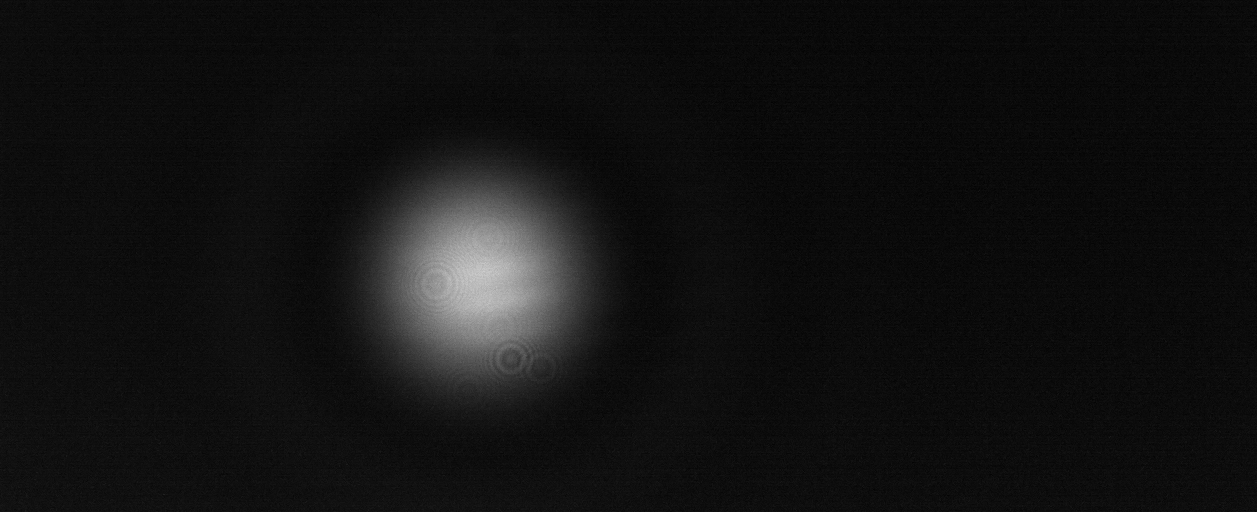
#> input picture photos/disque1mm.png, 1257 x 512 px, found by its file name
$ python 'Fonction de Bessel ordre 1.py'
#> lines starting #> are read from the running program, lines starting #| are printed output that depends on the picture
from PIL import Image
import matplotlib.pyplot as plt
import numpy as np
import scipy.special as sp

tacheDiffraction = Image.open("disque1mm.png")
#> tacheDiffraction is the input picture: PIL image 1257x512 RGBA; mean R, G, B, A 17.9, 17.9, 17.9, 255

tacheDiffractionGris = tacheDiffraction.convert("L")
data = np.asarray(tacheDiffractionGris)
hauteur = data.shape[0]
#> hauteur = 512
longueur = data.shape[1]
#> longueur = 1257

taillePixel = 5.3*10**(-6)
D = 80*10**(-2)
a = 1*10**(-3) #diamètre de la pupille ET PAS LE RAYON, VERIFIER DANS CR
LAMBDA = 632.8*10**(-9)
ALPHA =((np.pi * a)/(LAMBDA*D)) #cf commentaire d'après pour l'explication sur ce alpha

tailleCache = 25

maxHauteur = np.where(data == np.max(data))[0][0]
#> maxHauteur = 271
maxLongueur = np.where(data == np.max(data))[1][0]
#> maxLongueur = 483

#Crééer un cache
cacheImage = data[maxHauteur - tailleCache // 2 : maxHauteur + tailleCache // 2 + 1, :]
# Moyenne sur un certain nombre de lignes
valeurPixel = np.mean(cacheImage, axis=0) #/np.max(np.mean(cacheImage, axis=0)) #courbe moyennée
#> valeurPixel = 1257 values, max 191.1 at index 480, min 8.64 at index 1104, mean 32.59
valeurPixel = valeurPixel - min(valeurPixel)
#> valeurPixel = 1257 values, max 182.4 at index 480, min 0 at index 1104, mean 23.95

listeNumero = np.linspace(0, longueur, longueur) #[0, 1, 2, ..., n]
#> listeNumero = 1257 values from 0 to 1257
listeY = np.array(list(map(lambda x: x*taillePixel, listeNumero))) #on veut l'abcisse y sur l'axe, je tranforme en micromètre
#> listeY = 1257 values from 0 to 0.00666
listeYCentree = np.array(list(map(lambda x: x - maxLongueur*taillePixel, listeY))) #bessel a un max en 0, je centre le max de ma tache en 0
#> listeYCentree = 1257 values from -0.00256 to 0.0041
listeYA = np.array(list(map(lambda x: ((x*taillePixel) - maxLongueur*taillePixel)*ALPHA, listeNumero)))
#> listeYA = 1257 values from -15.89 to 25.46

EPSILON = []
J1 = sp.j1(listeYA)
#> J1 = 1257 values, max 0.582 at index 539, min -0.582 at index 427, mean -0.00744
EPSILON = np.abs(2*J1/(listeYA))**2
#> EPSILON = 1257 values, max 1 at index 483, min 5.69e-11 at index 983, mean 0.082

max_value = np.max(valeurPixel)
#> max_value = 182.4

plt.figure()
plt.plot(listeYCentree, valeurPixel, label="Courbe centrée")
plt.plot(listeYCentree, max_value*EPSILON, label="|J1(pi*x)/pi*x|²")
plt.legend()
plt.title("Valeurs du niveau de gris des pixels normalisée à l'unitée")
plt.xlabel("Position (micromètre)")
plt.ylabel("Niveau de gris")
plt.show()
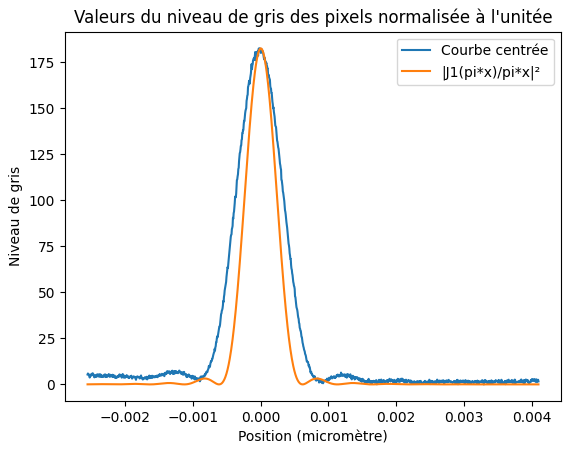
#> figure drawn by matplotlib, 1 panel; curve peaks at x = -1.39e-05, y = 182.4; curve peaks at x = 2.04e-06, y = 182.4

$ run again, with photos/disque10mm.png copied over photos/disque1mm.png
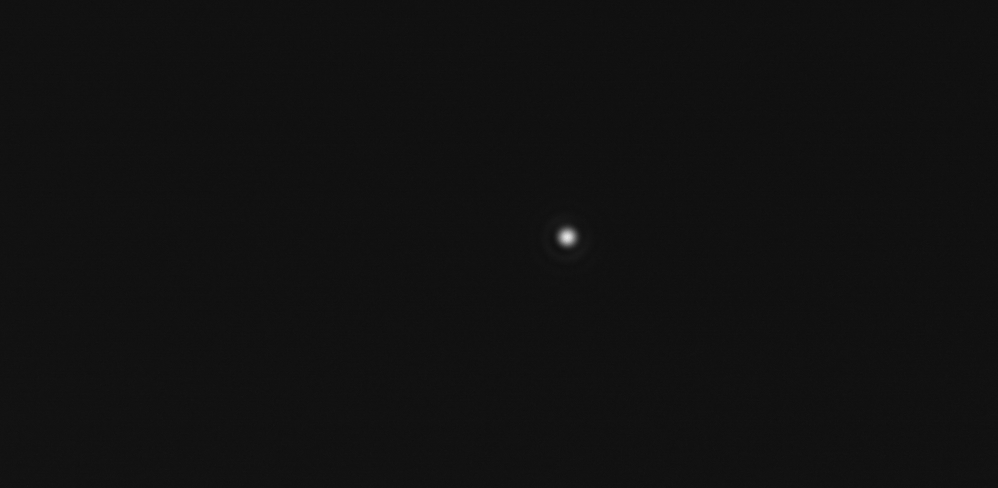
#> input picture photos/disque10mm.png, 998 x 488 px, found by its file name
#> tacheDiffraction is the input picture: PIL image 998x488 RGBA; mean R, G, B, A 17, 17, 17, 255
#> maxHauteur = 236
#> maxLongueur = 567
#> `valeurPixel = np.mean(cacheImage, axis=0)`: valeurPixel = 998 values, max 138.5 at index 567, min 16.12 at index 872, mean 18.53
#> `valeurPixel = valeurPixel - min(valeurPixel)`: valeurPixel = 998 values, max 122.4 at index 567, min 0 at index 872, mean 2.41
#> listeYCentree = 998 values from -0.00301 to 0.00228
#> listeYA = 998 values from -18.65 to 14.18
#> J1 = 998 values, max 0.582 at index 622, min -0.582 at index 511, mean -0.00119
#> EPSILON = 998 values, max 1 at index 566, min 1.59e-08 at index 66, mean 0.103
#> max_value = 122.4
#> `plt.show()`:
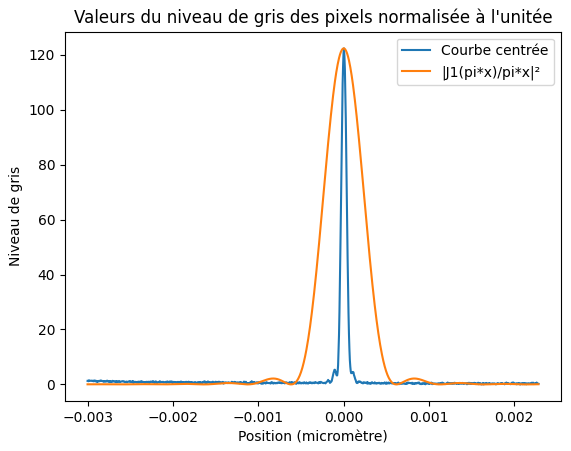
#> figure drawn by matplotlib, 1 panel; curve peaks at x = 3.01e-06, y = 122.4; curve peaks at x = -2.29e-06, y = 122.4

$ run again, with photos/disque2mm.png copied over photos/disque1mm.png
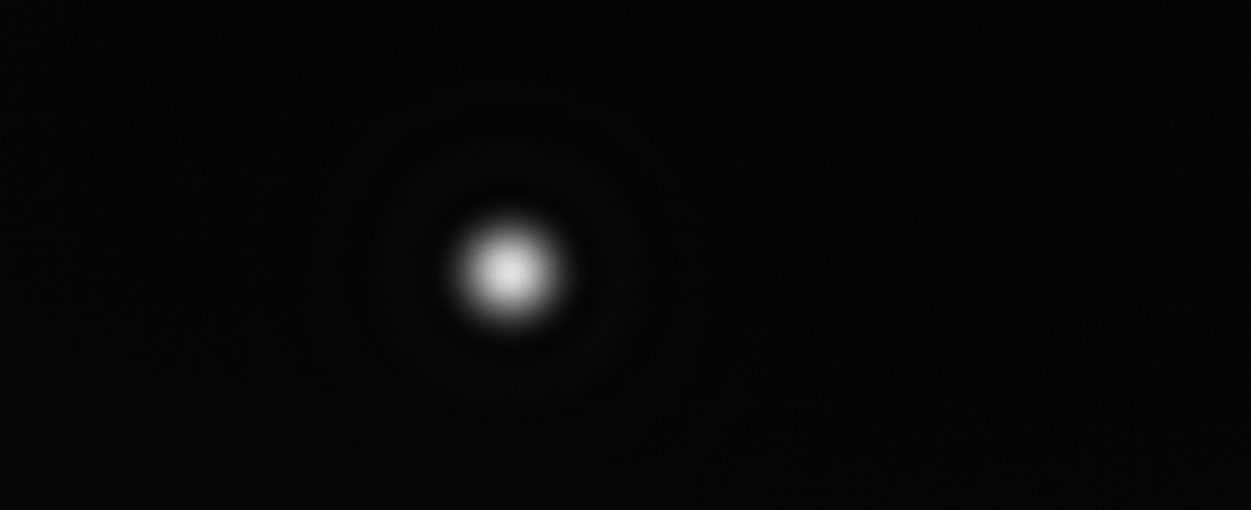
#> input picture photos/disque2mm.png, 1251 x 510 px, found by its file name
#> tacheDiffraction is the input picture: PIL image 1251x510 RGBA; mean R, G, B, A 7.1, 7.1, 7.1, 255
#> maxHauteur = 275
#> maxLongueur = 511
#> `valeurPixel = np.mean(cacheImage, axis=0)`: valeurPixel = 1251 values, max 218.7 at index 511, min 4.08 at index 958, mean 17.84
#> `valeurPixel = valeurPixel - min(valeurPixel)`: valeurPixel = 1251 values, max 214.6 at index 511, min 0 at index 958, mean 13.76
#> listeYCentree = 1251 values from -0.00271 to 0.00392
#> listeYA = 1251 values from -16.81 to 24.34
#> J1 = 1251 values, max 0.582 at index 567, min -0.582 at index 455, mean -0.00449
#> EPSILON = 1251 values, max 1 at index 511, min 2.79e-10 at index 627, mean 0.0824
#> max_value = 214.6
#> `plt.show()`:
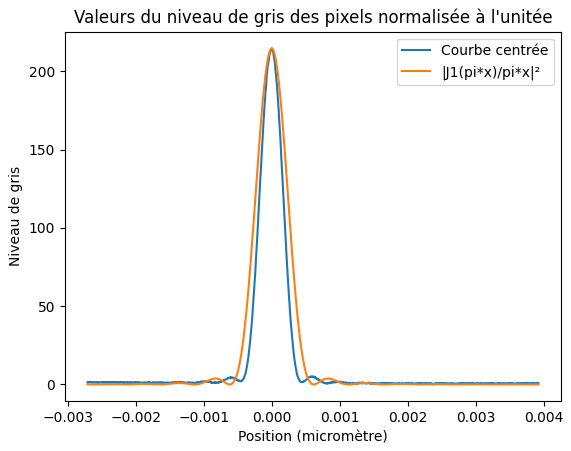
#> figure drawn by matplotlib, 1 panel; curve peaks at x = 2.17e-06, y = 214.6; curve peaks at x = 2.17e-06, y = 214.6
